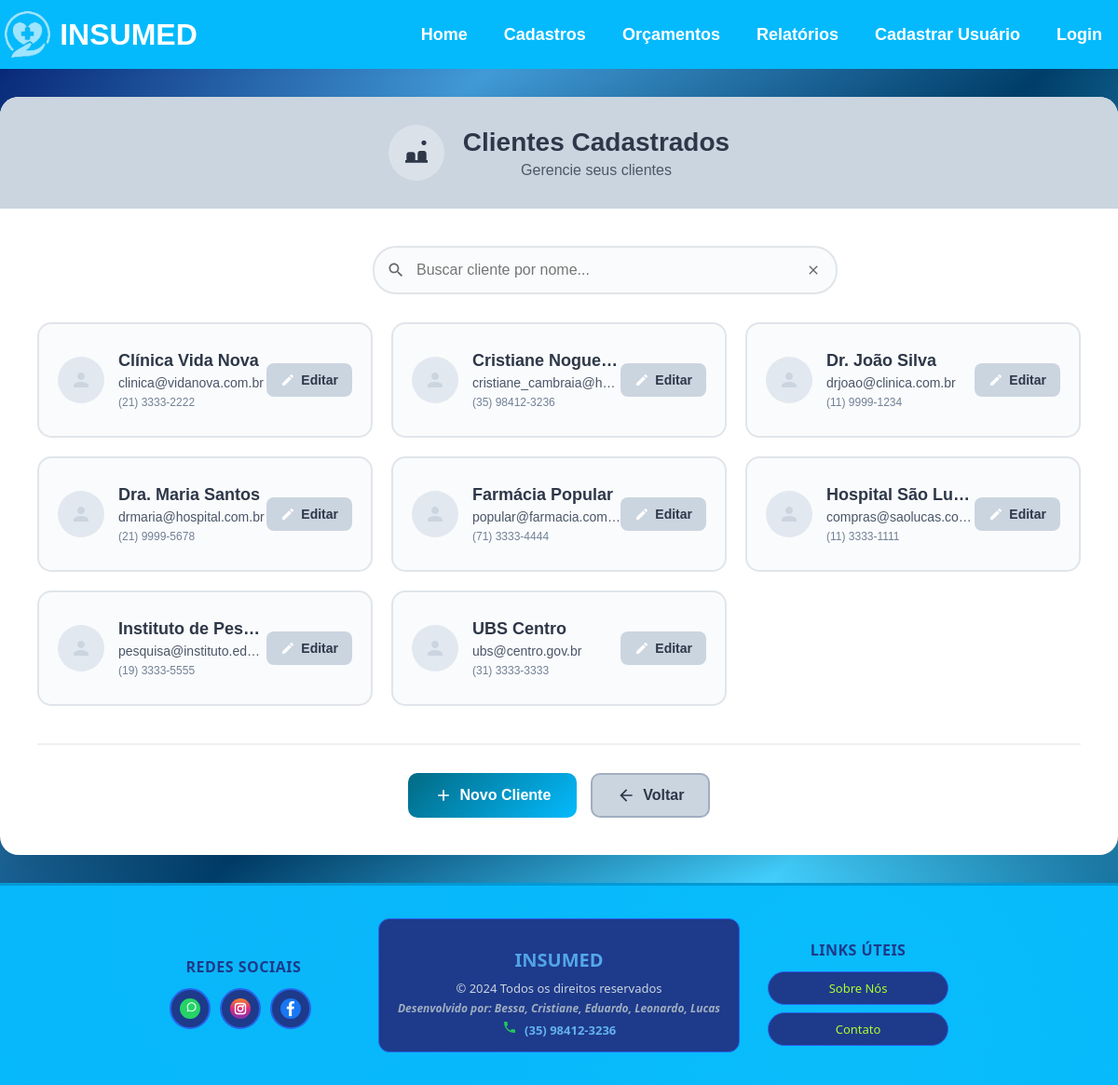
Screenshot of /clientes/lista/ with the database file from the repository.
### app/models.py (models this page shows, shortened)
class Cliente(models.Model):
    nome = models.CharField(max_length=200, unique=True)
    cpf = models.CharField(max_length=20, unique=True)  # Usar CharField pois pode conter caracteres especiais
    endereco = models.CharField(max_length=200)
    bairro = models.CharField(max_length=200)
    complemento = models.CharField(max_length=200, blank=True, null=True)  # Pode ser opcional
    data_nascimento = models.DateField()
    cidade = models.CharField(max_length=200)
    uf = models.CharField(max_length=2)
    cep = models.CharField(max_length=10)  # Também CharField por conta do formato
    email = models.EmailField(max_length=200)  # Melhor usar EmailField para validação
    telefone = models.CharField(max_length=20)

### app/views.py (the view)
# urls.py: path('clientes/lista/', views.lista_cliente, name='lista_cliente'),
def lista_cliente(request):
    filtro = request.GET.get('filtro')
    if filtro:
        clientes = Cliente.objects.filter(nome__icontains=filtro).order_by('nome')
    else:
        clientes = Cliente.objects.all().order_by('nome')
    return render(request, 'lista_cliente.html', {
        'clientes': clientes,
        'filtro': filtro
    })

### app/context_processors.py (called while the page is built)
def usuario_logado(request):
    try:
        from .models import Usuario
        context = {
            'admin_logado': 'admin_logado' in request.session,
            'notificacoes_count': 0
        }
        if 'usuario_logado' in request.session:
            try:
                usuario = Usuario.objects.get(id=request.session['usuario_logado'])
                context['usuario_logado'] = usuario
            except Usuario.DoesNotExist:
                context['usuario_logado'] = None
        else:
            context['usuario_logado'] = None
        return context
    except Exception:
        return {
            'usuario_logado': None,
            'admin_logado': False,
            'notificacoes_count': 0
        }

### app/templates/lista_cliente.html (shortened to what this page needs)
{% extends 'base.html' %}
{% block content %}
<div class="lista-clientes-container">
    <div class="header-section">
        <div class="icon-title">
            <div class="icon-circle">
                <svg width="32" height="32" viewBox="0 0 24 24" fill="none">
                    <path d="M16 4c0-1.11.89-2 2-2s2 .89 2 2-.89 2-2 2-2-.89-2-2zM4 18v-4.5c0-1.1.9-2 2-2h3c1.1 0 2 .9 2 2V18h2v-5.5c0-1.1.9-2 2-2h3c1.1 0 2 .9 2 2V18h1v2H3v-2h1z" fill="#2d3748"/>
                </svg>
            </div>
            <div>
                <h1>Clientes Cadastrados</h1>
                <p>Gerencie seus clientes</p>
            </div>
        </div>
    </div>
    <div class="content-section">
        <div class="filter-section">
            <div class="search-box">
                <input type="text" id="filtroCliente" placeholder="Buscar cliente por nome...">
                <button onclick="limparFiltro()" class="clear-btn">
                    <svg width="16" height="16" viewBox="0 0 24 24" fill="none">
                        <path d="M19 6.41L17.59 5 12 10.59 6.41 5 5 6.41 10.59 12 5 17.59 6.41 19 12 13.41 17.59 19 19 17.59 13.41 12z" fill="#666"/>
                    </svg>
                </button>
            </div>
        </div>
        <div class="clientes-grid" id="listaClientes">
            {% for cliente in clientes %}
                <div class="cliente-card" data-nome="{{ cliente.nome|lower }}">
                    <div class="cliente-info">
                        <div class="cliente-avatar">
                            <svg width="24" height="24" viewBox="0 0 24 24" fill="none">
                                <path d="M12 12c2.21 0 4-1.79 4-4s-1.79-4-4-4-4 1.79-4 4 1.79 4 4 4zm0 2c-2.67 0-8 1.34-8 4v2h16v-2c0-2.66-5.33-4-8-4z" fill="#cbd5e0"/>
                            </svg>
                        </div>
                        <div class="cliente-details">
                            <h3>{{ cliente.nome }}</h3>
                            <p>{{ cliente.email }}</p>
                            <small>{{ cliente.telefone|default:"Sem telefone" }}</small>
                        </div>
                    </div>
                    <div class="cliente-actions">
                        <a href="{% url 'editar_cliente' cliente.id %}" class="btn-edit">
                            <svg width="16" height="16" viewBox="0 0 24 24" fill="none">
                                <path d="M3 17.25V21h3.75L17.81 9.94l-3.75-3.75L3 17.25zM20.71 7.04c.39-.39.39-1.02 0-1.41l-2.34-2.34c-.39-.39-1.02-.39-1.41 0l-1.83 1.83 3.75 3.75 1.83-1.83z" fill="white"/>
                            </svg>
                            Editar
                        </a>
                    </div>
                </div>
            {% endfor %}
        </div>
        <div class="actions-section">
            <a href="{% url 'clientes' %}" class="btn-primary">
                <svg width="20" height="20" viewBox="0 0 24 24" fill="none">
                    <path d="M19 13h-6v6h-2v-6H5v-2h6V5h2v6h6v2z" fill="white"/>
                </svg>
                Novo Cliente
            </a>
            <a href="{% url 'home' %}" class="btn-secondary">
                <svg width="20" height="20" viewBox="0 0 24 24" fill="none">
                    <path d="M20 11H7.83l5.59-5.59L12 4l-8 8 8 8 1.41-1.41L7.83 13H20v-2z" fill="#2d3748"/>
                </svg>
                Voltar
            </a>
        </div>
    </div>
</div>
{% endblock %}

### static/css/style.css (style rules this page uses)
body { margin: 0; font-family: Arial, sans-serif; background-image: linear-gradient(to left top, #013e6a ,#43d1ff , #013e6a ,#419ad6, #01186a); background-repeat: no-repeat; background-size: cover; background-attachment: fixed; display: flex; flex-direction: column; min-height: 100vh; }
.btn-primary { background: #007bff; color: white; padding: 10px 20px; border: none; border-radius: 8px; cursor: pointer; font-weight: bold; }

### app/templates/lista_cliente.html (style rules this page uses)
.lista-clientes-container { max-width: 1200px; margin: 30px auto; background: white; border-radius: 20px; box-shadow: 0 10px 30px rgba(0,0,0,0.1); overflow: hidden; }
.header-section { background: #cbd5e0; padding: 30px; color: #2d3748; }
.icon-title { display: flex; align-items: center; gap: 20px; justify-content: center; text-align: center; }
.icon-circle { width: 60px; height: 60px; background: rgba(255,255,255,0.3); border-radius: 50%; display: flex; align-items: center; justify-content: center; backdrop-filter: blur(10px); }
.header-section h1 { margin: 0; font-size: 28px; font-weight: 600; }
.header-section p { margin: 5px 0 0 0; opacity: 0.8; font-size: 16px; }
.content-section { padding: 40px; }
.filter-section { margin-bottom: 30px; display: flex; justify-content: center; }
.search-box { position: relative; width: 100%; max-width: 400px; }
.search-box svg:first-child { position: absolute; left: 15px; top: 50%; transform: translateY(-50%); z-index: 1; }
.search-box input { width: 100%; padding: 15px 50px 15px 45px; border: 2px solid #e1e5e9; border-radius: 25px; font-size: 16px; background: #fafbfc; transition: all 0.3s ease; }
.clear-btn { position: absolute; left: 450px; top: 50%; transform: translateY(-50%); background: none; border: none; cursor: pointer; padding: 8px; border-radius: 50%; transition: background 0.3s ease; display: flex; align-items: center; justify-content: center; }
.clientes-grid { display: grid; grid-template-columns: repeat(auto-fill, minmax(350px, 1fr)); gap: 20px; margin-bottom: 40px; }
.cliente-card { background: #fafbfc; border: 2px solid #e1e5e9; border-radius: 15px; padding: 20px; transition: all 0.3s ease; display: flex; justify-content: space-between; align-items: center; min-height: 80px; }
.cliente-info { display: flex; align-items: center; gap: 15px; flex: 1; min-width: 0; }
.cliente-avatar { width: 50px; height: 50px; background: #e2e8f0; border-radius: 50%; display: flex; align-items: center; justify-content: center; }
.cliente-details { min-width: 0; flex: 1; }
.cliente-details h3 { margin: 0 0 5px 0; font-size: 18px; font-weight: 600; color: #2d3748; overflow: hidden; text-overflow: ellipsis; white-space: nowrap; }
.cliente-details p { margin: 0 0 3px 0; color: #4a5568; font-size: 14px; overflow: hidden; text-overflow: ellipsis; white-space: nowrap; }
.cliente-details small { color: #718096; font-size: 12px; }
.btn-edit { background: #cbd5e0; color: #2d3748; border: none; padding: 10px 15px; border-radius: 8px; font-size: 14px; font-weight: 600; cursor: pointer; display: flex; align-items: center; gap: 6px; transition: all 0.3s ease; text-decoration: none; white-space: nowrap; flex-shrink: 0; }
.actions-section { display: flex; gap: 15px; justify-content: center; padding-top: 30px; border-top: 2px solid #f0f0f0; }
.btn-primary { background: linear-gradient(135deg, #026a84 0%, #04bafc 100%); color: white; border: none; padding: 14px 28px; border-radius: 10px; font-size: 16px; font-weight: 600; cursor: pointer; display: flex; align-items: center; gap: 8px; transition: all 0.3s ease; text-decoration: none; }
.btn-secondary { background: #cbd5e0; color: #2d3748; border: 2px solid #a0aec0; padding: 12px 26px; border-radius: 10px; font-size: 16px; font-weight: 600; cursor: pointer; display: flex; align-items: center; gap: 8px; transition: all 0.3s ease; text-decoration: none; }

### rows the page displays
Cliente: nome "Clínica Vida Nova", email "clinica@vidanova.com.br", telefone "(21) 3333-2222"
Cliente: nome "Cristiane Nogue…", email "cristiane_cambraia@h…", telefone "(35) 98412-3236"
Cliente: nome "Dr. João Silva", email "drjoao@clinica.com.br", telefone "(11) 9999-1234"
Cliente: nome "Dra. Maria Santos", email "drmaria@hospital.com.br", telefone "(21) 9999-5678"
Cliente: nome "Farmácia Popular", email "popular@farmacia.com…", telefone "(71) 3333-4444"
Cliente: nome "Hospital São Lu…", email "compras@saolucas.co…", telefone "(11) 3333-1111"
Cliente: nome "Instituto de Pes…", email "pesquisa@instituto.ed…", telefone "(19) 3333-5555"
Cliente: nome "UBS Centro", email "ubs@centro.gov.br", telefone "(31) 3333-3333"
